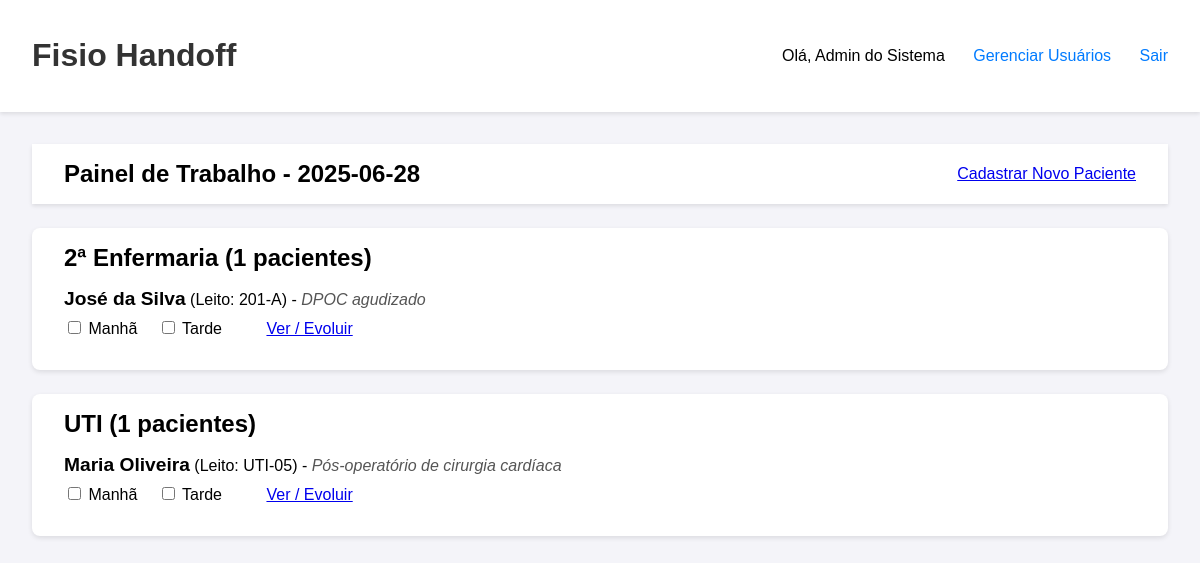
/ (signed in), run on the app's committed database.
### tables this page shows
CREATE TABLE usuarios (
        id INTEGER PRIMARY KEY AUTOINCREMENT,
        nome_completo TEXT NOT NULL,
        email TEXT NOT NULL UNIQUE,
        senha_hash TEXT NOT NULL,
        funcao TEXT NOT NULL DEFAULT 'fisioterapeuta'
    );

CREATE TABLE pacientes (
        id INTEGER PRIMARY KEY AUTOINCREMENT,
        nome TEXT NOT NULL,
        idade INTEGER,
        leito TEXT,
        unidade TEXT NOT NULL,
        diagnostico TEXT,
        status TEXT NOT NULL DEFAULT 'Ativo',
        motivo_inativacao TEXT
    );

### app.py (the view)
@app.route('/')
@login_required # <-- Proteção!
def painel_diario():
    hoje_str = date.today().isoformat()
    conn = get_db_connection()
    pacientes_ativos_raw = conn.execute("SELECT * FROM pacientes WHERE status = 'Ativo' ORDER BY unidade, nome").fetchall()
    atendimentos_hoje_raw = conn.execute("SELECT * FROM atendimentos WHERE data = ?", (hoje_str,)).fetchall()
    atendimentos_hoje = { at['paciente_id']: {'manha': at['turno_manha'], 'tarde': at['turno_tarde']} for at in atendimentos_hoje_raw }
    conn.close()
    painel = {}
    for p_raw in pacientes_ativos_raw:
        p = dict(p_raw)
        unidade = p['unidade']
        if unidade not in painel:
            painel[unidade] = []
        p['atendimentos_hoje'] = atendimentos_hoje.get(p['id'], {'manha': False, 'tarde': False})
        painel[unidade].append(p)
    return render_template('painel_diario.html', painel=painel, hoje=hoje_str)

### app.py (called while the page is built)
@login_manager.user_loader
def load_user(user_id):
    conn = get_db_connection()
    user_data = conn.execute('SELECT * FROM usuarios WHERE id = ?', (user_id,)).fetchone()
    conn.close()
    if user_data:
        return Usuario(id=user_data['id'], nome_completo=user_data['nome_completo'], email=user_data['email'], funcao=user_data['funcao'])
    return None

def get_db_connection():
    conn = sqlite3.connect(DB_NAME)
    conn.row_factory = sqlite3.Row
    return conn

### templates/painel_diario.html (shortened to what this page needs)
{% extends 'base.html' %}
{% block content %}
    <div class="header">
        <h2>Painel de Trabalho - {{ hoje }}</h2>
        <a href="{{ url_for('adicionar_paciente') }}" class="button">Cadastrar Novo Paciente</a>
    </div>
    {% for unidade, pacientes in painel.items() %}
    <div class="unidade-bloco">
        <h2>{{ unidade }} ({{ pacientes|length }} pacientes)</h2>
        {% for p in pacientes %}
        <div class="paciente-item">
            <div class="paciente-info">
                <strong>{{ p.nome }}</strong> (Leito: {{ p.leito }}) - <em>{{ p.diagnostico }}</em>
            </div>
            <div class="atendimento-controles">
                <form action="{{ url_for('marcar_atendimento') }}" method="POST" style="display: inline;">
                    <label>
                        <input type="checkbox" onchange="this.form.submit()"
                               {% if p.atendimentos_hoje.manha %}checked{% endif %}> Manhã
                    </label>
                </form>
                <form action="{{ url_for('marcar_atendimento') }}" method="POST" style="display: inline;">
                    <label>
                        <input type="checkbox" onchange="this.form.submit()"
                               {% if p.atendimentos_hoje.tarde %}checked{% endif %}> Tarde
                    </label>
                </form>
                <a href="{{ url_for('detalhes_paciente', paciente_id=p.id) }}" class="link-detalhes">Ver / Evoluir</a>
            </div>
        </div>
        {% else %}
        <p>Nenhum paciente ativo nesta unidade.</p>
        {% endfor %}
    </div>
    {% else %}
    <p>Nenhum paciente ativo no sistema.</p>
    {% endfor %}
{% endblock %}

### templates/base.html (shortened to what this page needs)
<!DOCTYPE html>
<html lang="pt-br">
<head>
</head>
<body>
    <header class="header">
        <h1><a href="{{ url_for('painel_diario') }}">Fisio Handoff</a></h1>
        <nav class="header-nav">
    {% if current_user.is_authenticated %}
        <span>Olá, {{ current_user.nome_completo }}</span>
        {% if current_user.funcao == 'admin' %}
            {% if request.endpoint == 'lista_usuarios' %}
                <a href="{{ url_for('painel_diario') }}">Painel de Trabalho</a>
            {% else %}
                <a href="{{ url_for('lista_usuarios') }}">Gerenciar Usuários</a>
            {% endif %}
        {% endif %}
        <a href="{{ url_for('logout') }}">Sair</a>
    {% endif %}
</nav>
    </header>
    <main class="container">
        {% block content %}{% endblock %}
    </main>
</body>
</html>

### templates/base.html (style rules this page uses)
body { font-family: Arial, sans-serif; margin: 0; background-color: #f4f4f9; }
.container { max-width: 1200px; margin: 0 auto; padding: 2em; }
.header { display: flex; justify-content: space-between; align-items: center; background-color: #fff; padding: 1em 2em; box-shadow: 0 2px 4px rgba(0,0,0,0.1); }
.header h1 a { color: #333; text-decoration: none; }
.header-nav a { color: #007bff; text-decoration: none; margin-left: 1.5em; }

### templates/painel_diario.html (style rules this page uses)
h2 { margin: 0; }
.unidade-bloco { background-color: white; padding: 1em 2em; margin-top: 1.5em; border-radius: 8px; box-shadow: 0 2px 5px rgba(0,0,0,0.1); }
.paciente-item { border-bottom: 1px solid #eee; padding: 1em 0; }
.paciente-item:last-child { border-bottom: none; }
.paciente-info strong { font-size: 1.2em; }
.paciente-info em { color: #555; }
.atendimento-controles { margin-top: 0.5em; }
.atendimento-controles label { margin-right: 1em; cursor: pointer; }
.link-detalhes { margin-left: 1.5em; }

### data on the page
usuarios: nome_completo "Admin do Sistema"
pacientes: unidade "2ª Enfermaria", pacientes "1", nome "José da Silva", leito "201-A", diagnostico "DPOC agudizado"
pacientes: unidade "UTI", pacientes "1", nome "Maria Oliveira", leito "UTI-05", diagnostico "Pós-operatório de cirurgia cardíaca"
